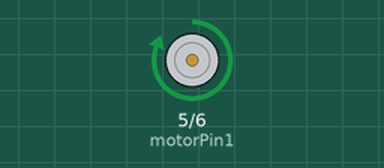
Bench run of a sketch on a simulated Arduino Uno, built with avr-gcc and run on an emulated ATmega328P. Parts: motor-driver pin pairs drawn as motors (green arrow = first pin HIGH = forward, orange = second pin HIGH = backward, longer = more drive).

Above: at 1.0 s.
At 2.5 s:
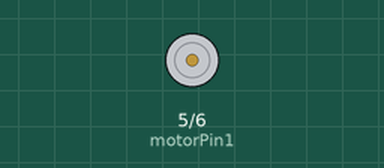
At 4.0 s:
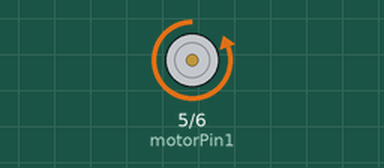
Timing chart, 0 to 7.8 s (numbered marks = the images above):
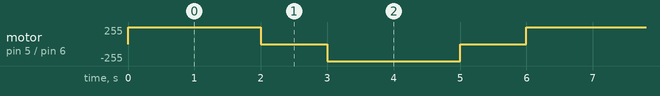

Measured:
- by itself, motor on pin 5 (motorPin1) / pin 6 (motorPin2): repeats every 6.0 s: stopped 1.0 s, backward 255/255 2.0 s, stopped 1.0 s, forward 255/255 2.0 s

The sketch:

test_dc_motor.ino
```cpp
int motorPin1 = 5;
int motorPin2 = 6;

void setup() {
    pinMode(motorPin1, OUTPUT);
    pinMode(motorPin2, OUTPUT);
}

void loop() {
    digitalWrite(motorPin1, HIGH);
    digitalWrite(motorPin2, LOW);
    delay(2000);
    digitalWrite(motorPin1, LOW);
    digitalWrite(motorPin2, LOW);
    delay(1000);
    digitalWrite(motorPin1, LOW);
    digitalWrite(motorPin2, HIGH);
    delay(2000);

    digitalWrite(motorPin1, LOW);
    digitalWrite(motorPin2, LOW);
    delay(1000);
}
```
